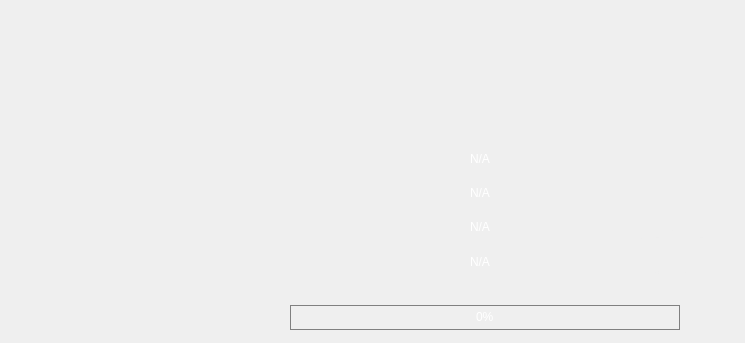
   <widget class="QWidget" name="tabFw">
    <attribute name="title">
     <string>FIRMWARE</string>
    </attribute>
    <widget class="QLabel" name="lbFWbg">
     <property name="geometry">
      <rect>
       <x>280</x>
       <y>70</y>
       <width>456</width>
       <height>264</height>
      </rect>
     </property>
     <property name="styleSheet">
      <string notr="true"> QLabel {
    
     background-image: url(images/infomation.png);
 }</string>
     </property>
     <property name="text">
      <string/>
     </property>
    </widget>
    <widget class="QProgressBar" name="prgbFlash">
     <property name="geometry">
      <rect>
       <x>290</x>
       <y>305</y>
       <width>390</width>
       <height>25</height>
      </rect>
     </property>
     <property name="styleSheet">
      <string notr="true"> QProgressBar {
     border: 1px solid grey;
	text-align: center;
	color:white;
	background-color:transparent;
 }

 QProgressBar::chunk {
     background-color:#2980b9;
}</string>
     </property>
     <property name="value">
      <number>0</number>
     </property>
    </widget>
    <widget class="QLabel" name="lbLastTestFW">
     <property name="geometry">
      <rect>
       <x>470</x>
       <y>254</y>
       <width>100</width>
       <height>16</height>
      </rect>
     </property>
     <property name="styleSheet">
      <string notr="true">QLabel{color: white; }</string>
     </property>
     <property name="text">
      <string>N/A</string>
     </property>
    </widget>
    <widget class="QLabel" name="lbSWVer">
     <property name="geometry">
      <rect>
       <x>470</x>
       <y>219</y>
       <width>100</width>
       <height>16</height>
      </rect>
     </property>
     <property name="styleSheet">
      <string notr="true">QLabel{color: white; }</string>
     </property>
     <property name="text">
      <string>N/A</string>
     </property>
    </widget>
    <widget class="QLabel" name="lbHWVer">
     <property name="geometry">
      <rect>
       <x>470</x>
       <y>185</y>
       <width>100</width>
       <height>16</height>
      </rect>
     </property>
     <property name="styleSheet">
      <string notr="true">QLabel{color: white; }</string>
     </property>
     <property name="text">
      <string>N/A</string>
     </property>
    </widget>
    <widget class="QLabel" name="lbSerialNum">
     <property name="geometry">
      <rect>
       <x>470</x>
       <y>151</y>
       <width>100</width>
       <height>16</height>
      </rect>
     </property>
     <property name="styleSheet">
      <string notr="true">QLabel{color: white; }</string>
     </property>
     <property name="text">
      <string>N/A</string>
     </property>
    </widget>
    <widget class="QLabel" name="lbFWStatus">
     <property name="geometry">
      <rect>
       <x>290</x>
       <y>280</y>
       <width>330</width>
       <height>20</height>
      </rect>
     </property>
     <property name="styleSheet">
      <string notr="true">QLabel{color: white; }</string>
     </property>
     <property name="text">
      <string/>
     </property>
    </widget>
    <widget class="QPushButton" name="btnUpdate">
     <property name="geometry">
      <rect>
       <x>625</x>
       <y>255</y>
       <width>100</width>
       <height>30</height>
      </rect>
     </property>
     <property name="font">
      <font>
       <family>UTM Avo</family>
       <pointsize>-1</pointsize>
       <weight>50</weight>
       <bold>false</bold>
      </font>
     </property>
     <property name="styleSheet">
      <string notr="true">QPushButton {
    font-size:13px;
	font-weight:normal;
    background-color:transparent;
	color:#efefef;
    border:1px solid #efefef;
	padding-bottom:3px;
	font-family:UTM Avo;
}

QPushButton::hover {
    background-color:#16a085;
}

QPushButton::pressed {
    background-color:#2ecc71;
}</string>
     </property>
     <property name="text">
      <string>UPDATE</string>
     </property>
    </widget>
    <widget class="QPushButton" name="btnSelectFile">
     <property name="geometry">
      <rect>
       <x>625</x>
       <y>220</y>
       <width>100</width>
       <height>30</height>
      </rect>
     </property>
     <property name="font">
      <font>
       <family>UTM Avo</family>
       <pointsize>-1</pointsize>
       <weight>50</weight>
       <bold>false</bold>
      </font>
     </property>
     <property name="styleSheet">
      <string notr="true">QPushButton {
    font-size:13px;
	font-weight:normal;
    background-color:transparent;
	color:#efefef;
    border:1px solid #efefef;
	padding-bottom:3px;
	font-family:UTM Avo;
}

QPushButton::hover {
    background-color:#16a085;
}

QPushButton::pressed {
    background-color:#2ecc71;
}</string>
     </property>
     <property name="text">
      <string>SELECT FILE</string>
     </property>
    </widget>
   </widget>
